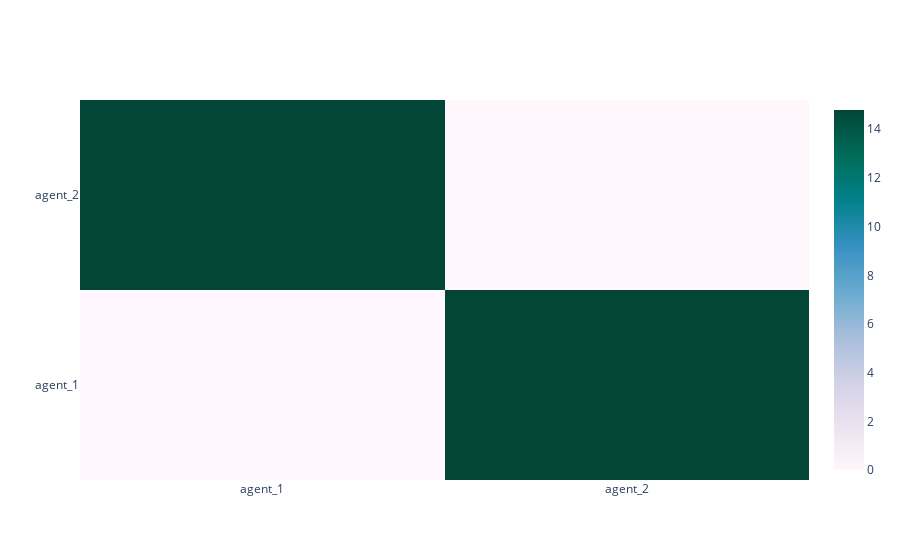

Notebook cell for this chart:
### Code cell
fig = heatmap(
    net.similarity_heatmap(),
    x_labels=['agent_'+str(i+1) for i in range(len(net.agents))],
    y_labels=['agent_'+str(i+1) for i in range(len(net.agents))]
)
fig.show()

### Figure 1 — Plotly figure (JSON) as saved in the notebook; plotly's stock layout.template omitted (floating-point values rounded to 4 significant figures)
{"data": [{"colorscale": [[0.0, "rgb(255,247,251)"], [0.125, "rgb(236,226,240)"], [0.25, "rgb(208,209,230)"], [0.375, "rgb(166,189,219)"], [0.5, "rgb(103,169,207)"], [0.625, "rgb(54,144,192)"], [0.75, "rgb(2,129,138)"], [0.875, "rgb(1,108,89)"], [1.0, "rgb(1,70,54)"]], "hoverongaps": false, "x": ["agent_1", "agent_2"], "y": ["agent_1", "agent_2"], "z": [[0.0, 14.79], [14.79, 0.0]], "type": "heatmap"}], "layout": {}}
